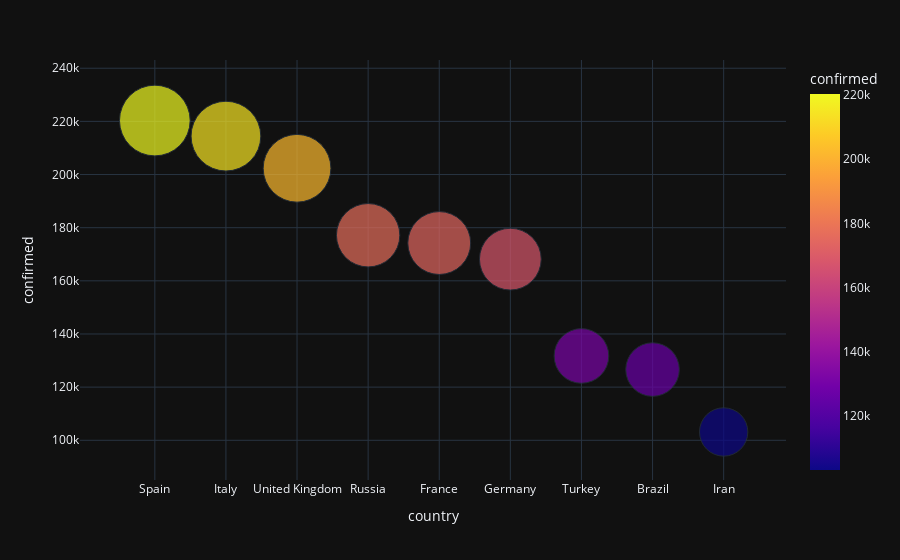

Here is the notebook cell this chart was saved with:
### Markdown cell above
### Confirmed Cases Graphical
- US has been excluded as it was an outlier and made the graph look sub-par

### Code cell
fig = px.scatter(sorted_country_cases.head(10)[1:], x = 'country', y = 'confirmed', size='confirmed',
                 hover_name = 'country', size_max = 50, template = 'plotly_dark', color = 'confirmed')
fig.show()

### Figure 1 — Plotly figure (JSON) as saved in the notebook; plotly's stock layout.template omitted (floating-point values rounded to 4 significant figures)
{"data": [{"hovertemplate": "<b>%{hovertext}</b><br><br>country=%{x}<br>confirmed=%{marker.color}<extra></extra>", "hovertext": ["Spain", "Italy", "United Kingdom", "Russia", "France", "Germany", "Turkey", "Brazil", "Iran"], "legendgroup": "", "marker": {"color": [220325, 214457, 202359, 177160, 174224, 168162, 131744, 126611, 103135], "coloraxis": "coloraxis", "size": [220325, 214457, 202359, 177160, 174224, 168162, 131744, 126611, 103135], "sizemode": "area", "sizeref": 88.13, "symbol": "circle"}, "mode": "markers", "name": "", "showlegend": false, "type": "scatter", "x": ["Spain", "Italy", "United Kingdom", "Russia", "France", "Germany", "Turkey", "Brazil", "Iran"], "xaxis": "x", "y": [220325, 214457, 202359, 177160, 174224, 168162, 131744, 126611, 103135], "yaxis": "y"}], "layout": {"coloraxis": {"colorbar": {"title": {"text": "confirmed"}}, "colorscale": [[0, "#0d0887"], [0.1111, "#46039f"], [0.2222, "#7201a8"], [0.3333, "#9c179e"], [0.4444, "#bd3786"], [0.5556, "#d8576b"], [0.6667, "#ed7953"], [0.7778, "#fb9f3a"], [0.8889, "#fdca26"], [1, "#f0f921"]]}, "legend": {"itemsizing": "constant", "tracegroupgap": 0}, "margin": {"t": 60}, "xaxis": {"anchor": "y", "domain": [0, 1], "title": {"text": "country"}}, "yaxis": {"anchor": "x", "domain": [0, 1], "title": {"text": "confirmed"}}}}
